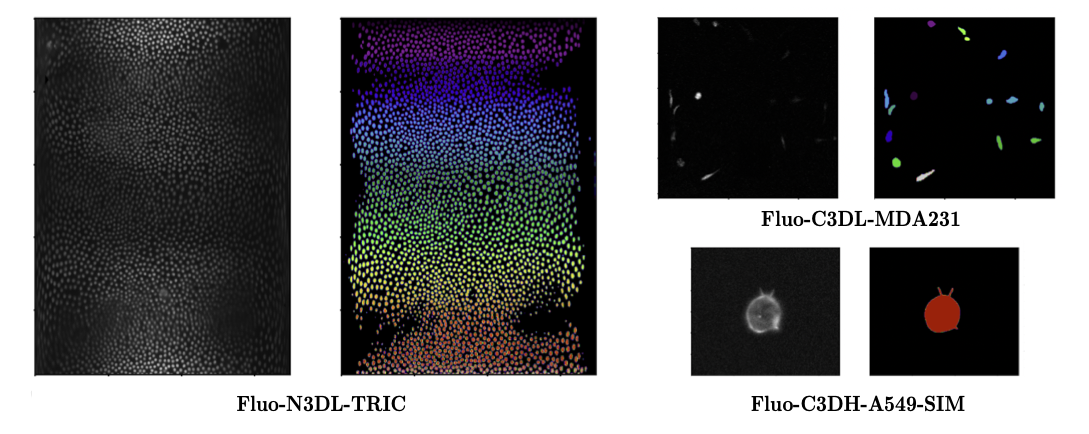
#> input picture assets/example_2Dslices.png, 1089 x 434 px
$ python -i inference_onnx.py   (imports and definitions only)   (older library calls are emulated)
#> lines starting #> are read from the running program, lines starting #| are printed output that depends on the picture
import cv2
import numpy as np

from skimage import io
from scipy import ndimage as ndi
from skimage.segmentation import watershed
from skimage.feature import peak_local_max
from efficientcellseg.context_aware_pseudocoloring import context_aware_pcolor


def basic_labeling(img: np.ndarray) -> np.ndarray:
    img = img.astype(np.uint8)
    return ndi.label(img)[0].astype(np.uint16)


# [58 lines left out: functions distance_watershed, inference_2D, inference_3D, not called in this run]

>>> import cv2
>>> picture = cv2.imread('../assets/example_2Dslices.png')
#> picture is the input picture: shape (434, 1089, 3); mean B, G, R 116.1, 114.4, 114.9
>>> result = distance_watershed(picture)
#> in distance_watershed, `image = image.astype(np.bool)`:
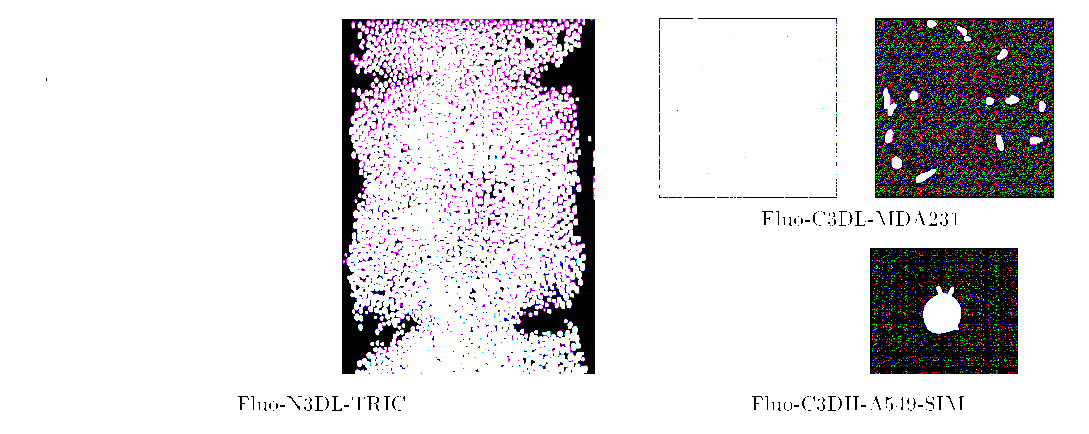
#> image: shape (434, 1089, 3) bool; mean of channels 0, 1, 2 0.864, 0.852, 0.862; drawn as B, G, R
#> in distance_watershed, `distance = ndi.distance_transform_edt(image)`:
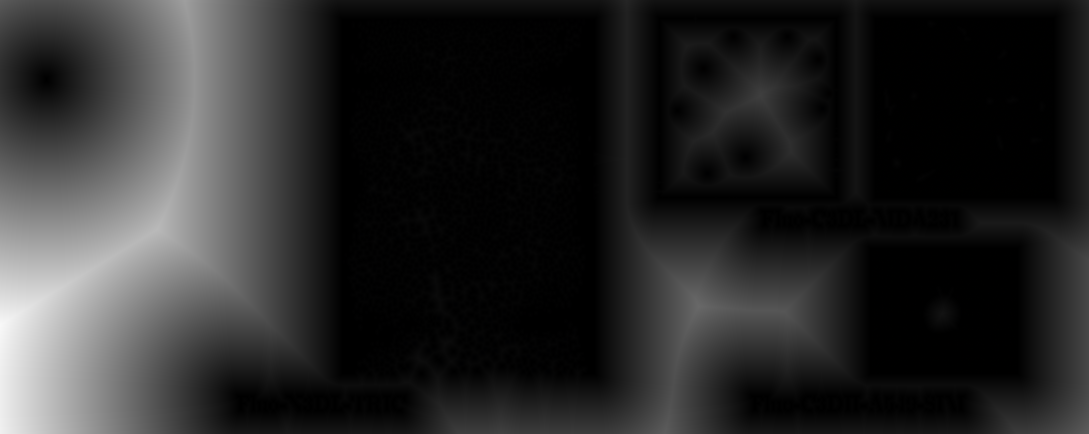
#> distance: shape (434, 1089, 3) float64; mean of channels 0, 1, 2 41.1, 41, 41.1; drawn as B, G, R
#> (the run stopped early here; a loop or call above may not have finished)
